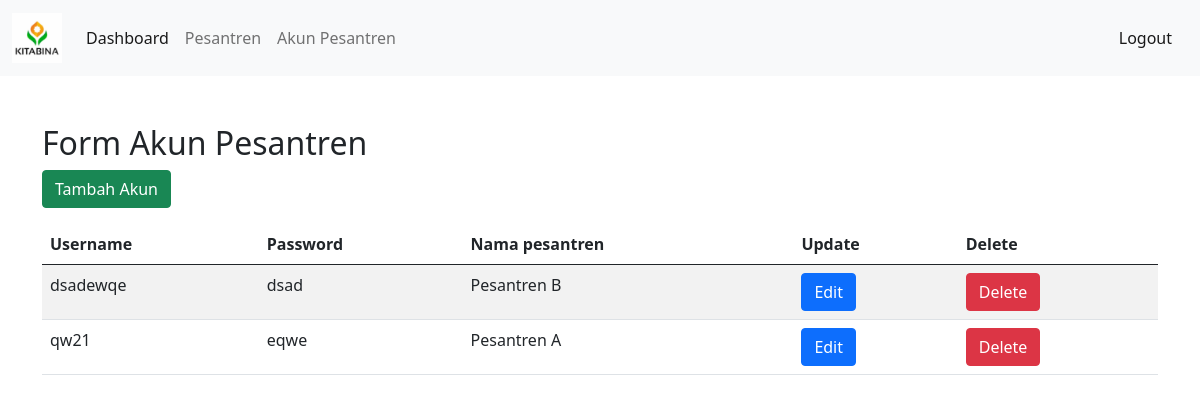
/public/yayasan/akun_pesantren.php (signed in), run on the app's committed database.
### tables this page shows
CREATE TABLE `account` (
  `username` varchar(256) NOT NULL,
  `password` varchar(256) NOT NULL,
  `role` varchar(256) NOT NULL,
  `pesantren_id` int(11) DEFAULT NULL
);

CREATE TABLE `pesantren` (
  `id` int(11) NOT NULL,
  `nama` varchar(255) NOT NULL,
  `alamat` text DEFAULT NULL,
  `tanggal_berdiri` date DEFAULT NULL,
  `no_telepon` varchar(20) DEFAULT NULL,
  `email` varchar(255) DEFAULT NULL
);

### public/yayasan/akun_pesantren.php (the view)
<?php
require_once('../../config.php');
require_once('header.php');
$query = "SELECT account.username, account.password, pesantren.nama AS nama_pesantren
          FROM account
          LEFT JOIN pesantren ON account.pesantren_id = pesantren.id
          WHERE account.role = 'pesantren'";
$result = mysqli_query($mysqli, $query);
?>
<div class="container mt-5">
    <h2>Form Akun Pesantren</h2>
    <a href="tambah_akun_pesantren.php" class="btn btn-success mb-3">Tambah Akun</a>
    <div class="table-responsive">
        <table class="table table-striped">
            <thead>
                <tr>
                    <th>Username</th>
                    <th>Password</th>
                    <th>Nama pesantren</th>
                    <th>Update</th>
                    <th>Delete</th>
                </tr>
            </thead>
            <tbody>
                <?php
                while ($row = mysqli_fetch_assoc($result)) {
                    echo '<tr>';
                    echo '<td>' . $row['username'] . '</td>';
                    echo '<td>' . $row['password'] . '</td>';
                    echo '<td>' . $row['nama_pesantren'] . '</td>';
                    echo "<td>
                    <a href='update_akun_pesantren.php?username={$row['username']}' class='btn btn-primary'>Edit</a>
                    </td><td>
                    <a href='hapus_akun_pesantren.php?username={$row['username']}' class='btn btn-danger'>Delete</a>
                </td>";
                    echo '</tr>';
                }
                ?>
            </tbody>
        </table>
    </div>
</div>
<?php
require_once('../footer.php');
?>

### data on the page
account: username "dsadewqe", password "dsad", pesantren.nama "Pesantren B"
account: username "qw21", password "eqwe", pesantren.nama "Pesantren A"
